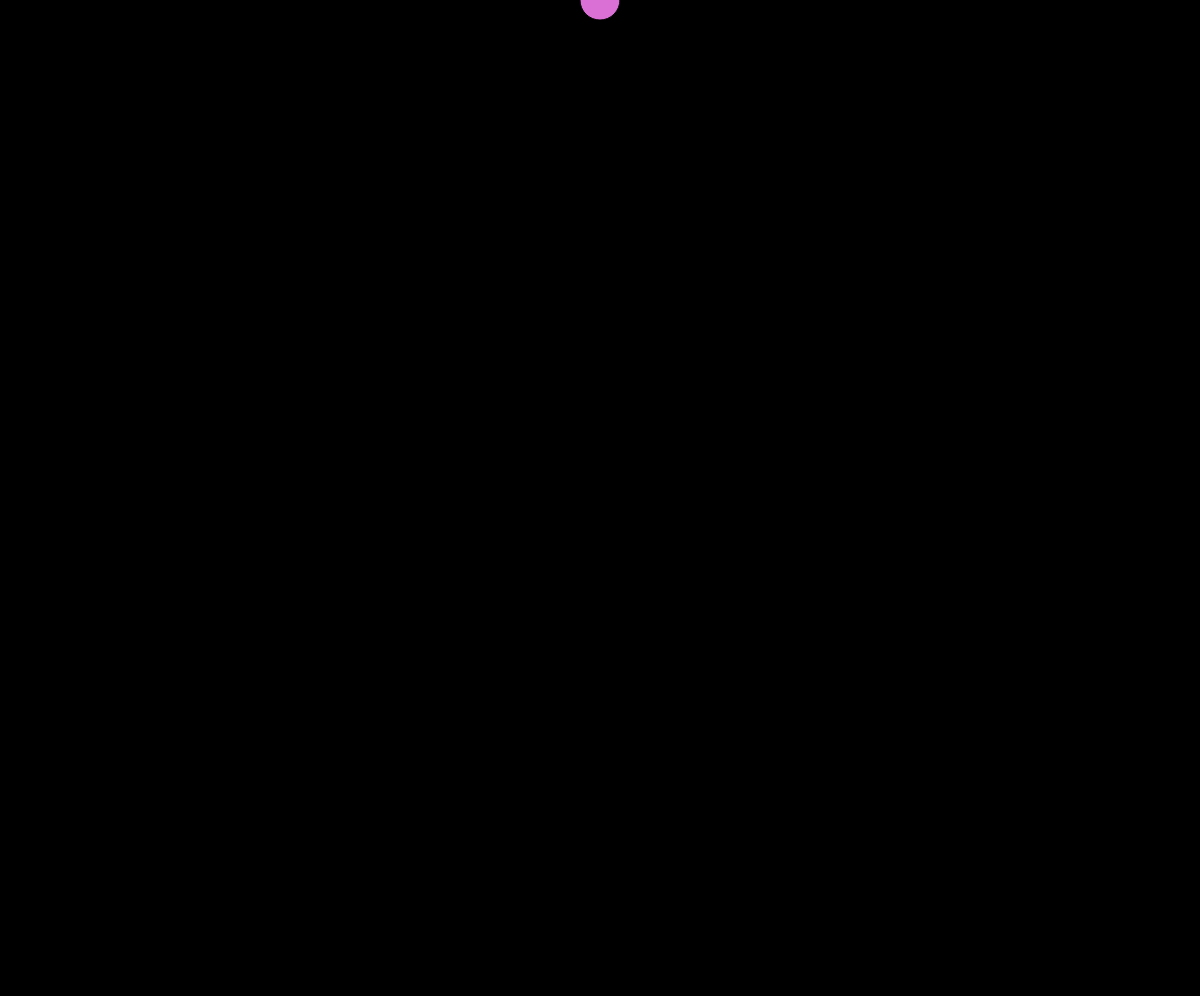
Frame 1 (no input)
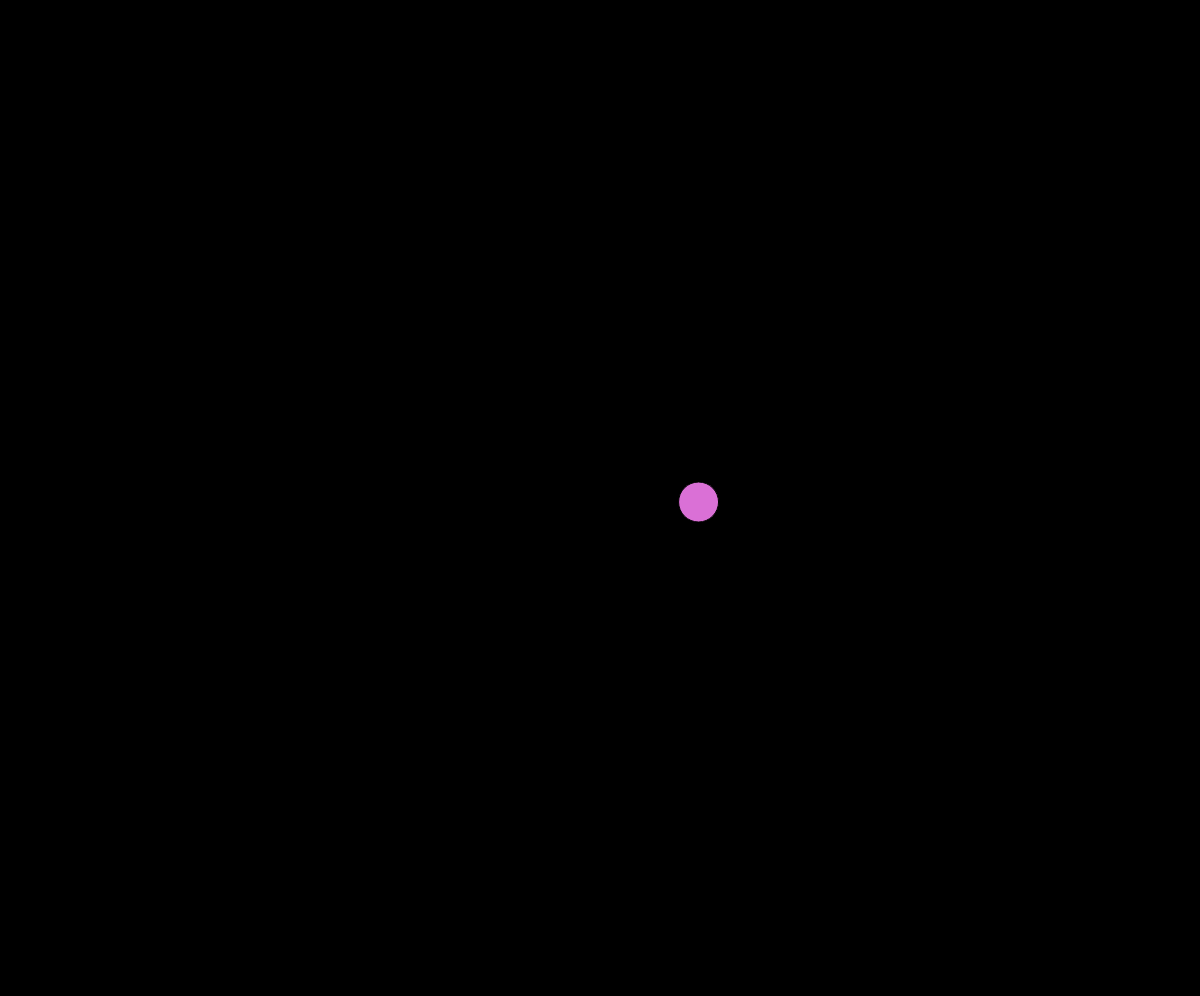
Frame 60 (no input)
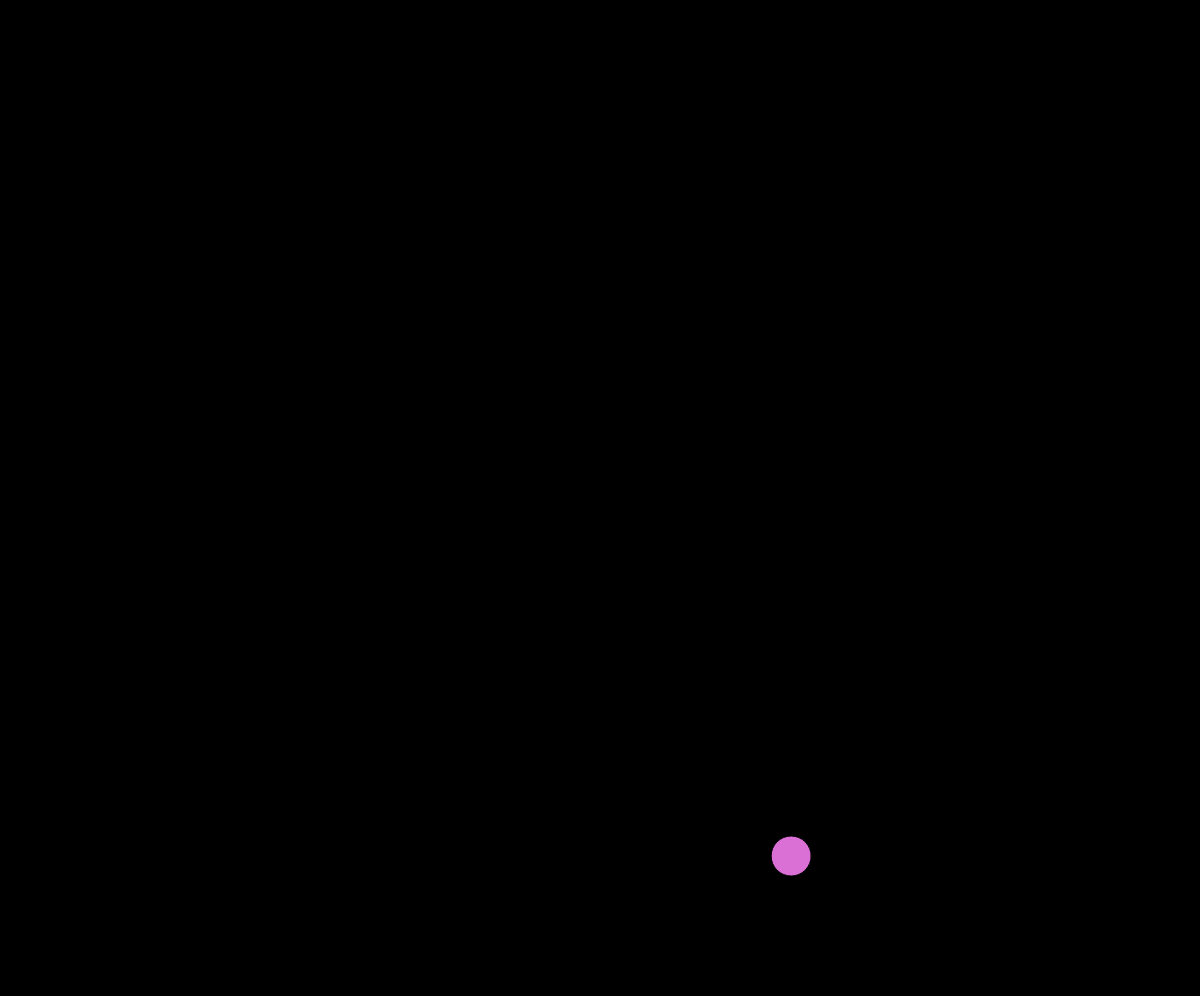
Frame 120 (the mouse pressed at the canvas centre since frame 60)

The p5.js sketch that drew these frames (run headless with seeded random() and noise() and a simulated clock; from frame 60 on, the mouse is pressed at the canvas centre):

// p5.js sketch
// ── sketch.js
let bolinhaX, bolinhaY, bolinhaR;
let dx, dy;
let gravidade, rest;

function setup() {
    createCanvas(windowWidth, windowHeight - 4);

    ellipseMode(RADIUS);
    
    bolinhaX = width / 2;
    bolinhaY = 0;
    bolinhaR = 20;
    
    dx = random(-4, 4);
    dy = 0;

    gravidade = 1;
    rest = 0.9;
}

function draw() {
    background(0);
    fill("orchid");
    circle(bolinhaX, bolinhaY, bolinhaR);
    
    dy += gravidade;
    bolinhaY += dy;
    bolinhaX += dx;

    if (bolinhaY + bolinhaR > height) {
        bolinhaY = height - bolinhaR;
        dy *= -rest;
        dx *= rest;
    }

    if (
        bolinhaX - bolinhaR < 0 ||
        bolinhaX + bolinhaR > width
        ) {
        dx *= -1;
    }
}
